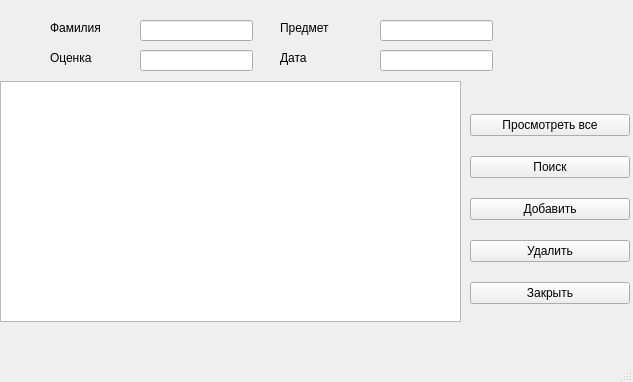
<?xml version="1.0" encoding="UTF-8"?>
<ui version="4.0">
 <class>MainWindow</class>
 <widget class="QMainWindow" name="MainWindow">
  <property name="geometry">
   <rect>
    <x>0</x>
    <y>0</y>
    <width>633</width>
    <height>382</height>
   </rect>
  </property>
  <property name="windowTitle">
   <string>MainWindow</string>
  </property>
  <widget class="QWidget" name="centralwidget">
   <widget class="QWidget" name="verticalLayoutWidget">
    <property name="geometry">
     <rect>
      <x>470</x>
      <y>100</y>
      <width>160</width>
      <height>221</height>
     </rect>
    </property>
    <layout class="QVBoxLayout" name="verticalLayout">
     <item>
      <widget class="QPushButton" name="viewAll">
       <property name="text">
        <string>Просмотреть все</string>
       </property>
      </widget>
     </item>
     <item>
      <widget class="QPushButton" name="search">
       <property name="text">
        <string>Поиск</string>
       </property>
      </widget>
     </item>
     <item>
      <widget class="QPushButton" name="add">
       <property name="text">
        <string>Добавить</string>
       </property>
      </widget>
     </item>
     <item>
      <widget class="QPushButton" name="remove">
       <property name="text">
        <string>Удалить</string>
       </property>
      </widget>
     </item>
     <item>
      <widget class="QPushButton" name="close">
       <property name="text">
        <string>Закрыть</string>
       </property>
      </widget>
     </item>
    </layout>
   </widget>
   <widget class="QLabel" name="label">
    <property name="geometry">
     <rect>
      <x>50</x>
      <y>20</y>
      <width>58</width>
      <height>16</height>
     </rect>
    </property>
    <property name="text">
     <string>Фамилия</string>
    </property>
   </widget>
   <widget class="QLabel" name="label_2">
    <property name="geometry">
     <rect>
      <x>50</x>
      <y>50</y>
      <width>58</width>
      <height>16</height>
     </rect>
    </property>
    <property name="text">
     <string>Оценка</string>
    </property>
   </widget>
   <widget class="QLabel" name="label_3">
    <property name="geometry">
     <rect>
      <x>280</x>
      <y>50</y>
      <width>58</width>
      <height>16</height>
     </rect>
    </property>
    <property name="text">
     <string>Дата</string>
    </property>
   </widget>
   <widget class="QLabel" name="label_4">
    <property name="geometry">
     <rect>
      <x>280</x>
      <y>20</y>
      <width>58</width>
      <height>16</height>
     </rect>
    </property>
    <property name="text">
     <string>Предмет</string>
    </property>
   </widget>
   <widget class="QLineEdit" name="surname">
    <property name="geometry">
     <rect>
      <x>140</x>
      <y>20</y>
      <width>113</width>
      <height>21</height>
     </rect>
    </property>
   </widget>
   <widget class="QLineEdit" name="graduate">
    <property name="geometry">
     <rect>
      <x>140</x>
      <y>50</y>
      <width>113</width>
      <height>21</height>
     </rect>
    </property>
   </widget>
   <widget class="QLineEdit" name="classObject">
    <property name="geometry">
     <rect>
      <x>380</x>
      <y>20</y>
      <width>113</width>
      <height>21</height>
     </rect>
    </property>
   </widget>
   <widget class="QLineEdit" name="date">
    <property name="geometry">
     <rect>
      <x>380</x>
      <y>50</y>
      <width>113</width>
      <height>21</height>
     </rect>
    </property>
   </widget>
   <widget class="QListWidget" name="listWidget">
    <property name="geometry">
     <rect>
      <x>0</x>
      <y>81</y>
      <width>461</width>
      <height>241</height>
     </rect>
    </property>
   </widget>
  </widget>
  <widget class="QMenuBar" name="menubar">
   <property name="geometry">
    <rect>
     <x>0</x>
     <y>0</y>
     <width>633</width>
     <height>37</height>
    </rect>
   </property>
  </widget>
  <widget class="QStatusBar" name="statusbar"/>
 </widget>
 <resources/>
 <connections/>
</ui>
